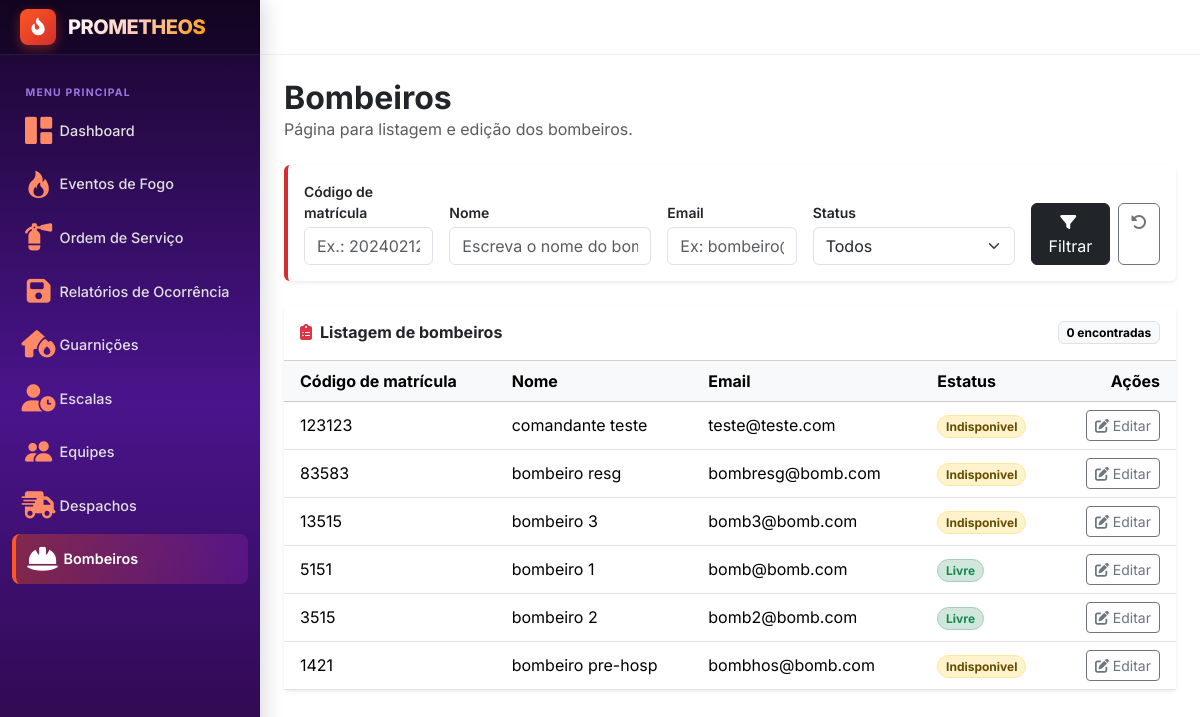
The app's page /bombeiros, older data.
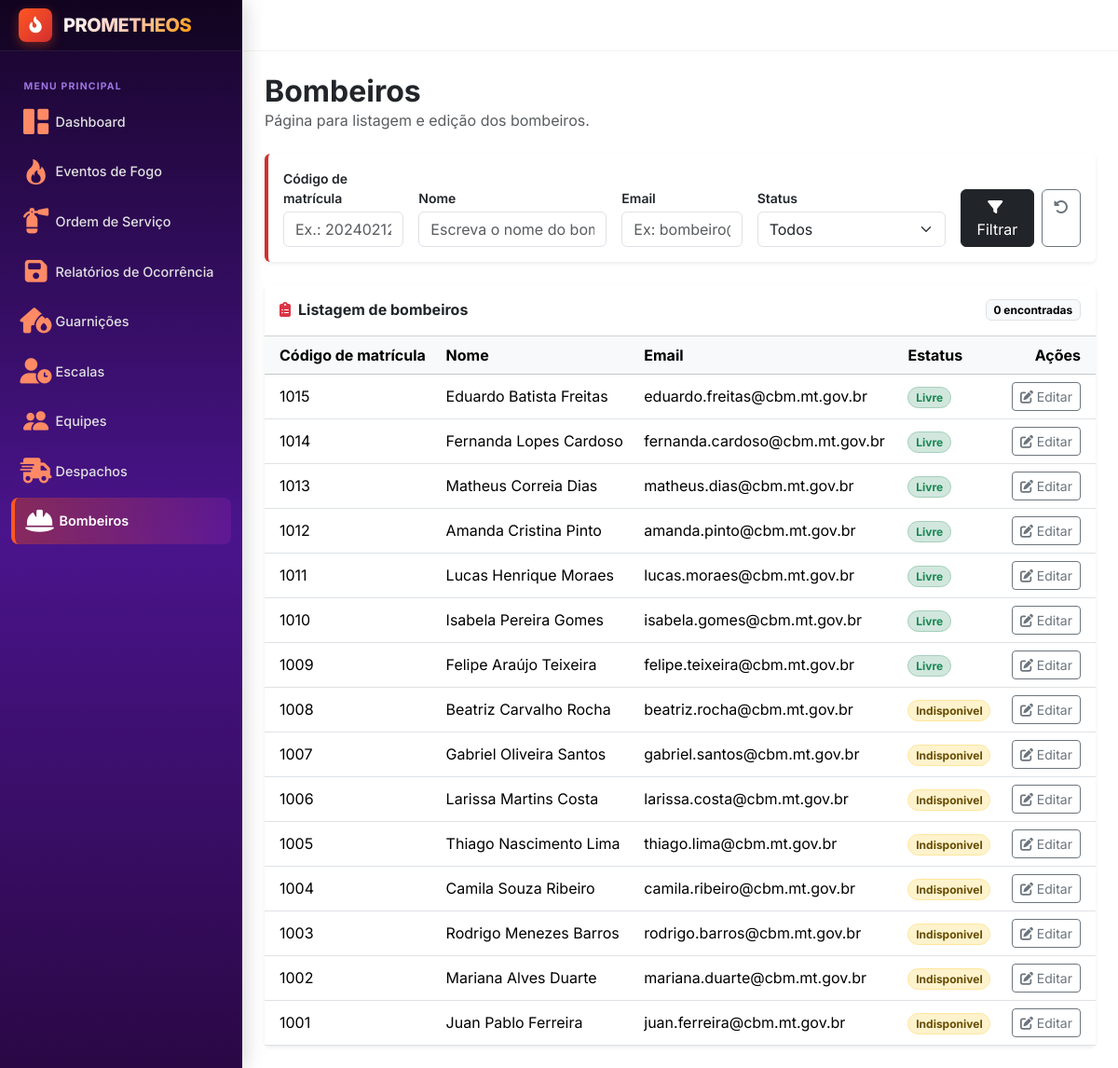
The same page, newer data.
### usuario/models.py (models this page shows, shortened)
class Bombeiro(models.Model):
    id_usuario = models.OneToOneField(Usuario, on_delete=models.CASCADE)
    id_equipe = models.ForeignKey(Equipe, on_delete=models.PROTECT, blank=True, null=True)
    id_escala = models.ForeignKey(Escala, on_delete=models.SET_NULL, null=True, blank=True, related_name="bombeiros")
    matricula = models.IntegerField(primary_key=True)
    estatus = models.CharField(choices=Estatus.choices, default=Estatus.LIVRE)
    proficiencia = models.CharField(choices=Proficiencia.choices, blank=True, null=True, default=None)

class Usuario(models.Model):
    class perfil(models.TextChoices):
        ADMIN = "ADMIN"
        SALA_SITUACAO = "SALA_SITUACAO"
        COMANDO = "COMANDO"
        COMBATENTE = "COMBATENTE"
    id = models.IntegerField(primary_key=True)
    nome = models.CharField(max_length=50)
    email = models.EmailField()
    perfil = models.CharField(choices=perfil.choices)

### usuario/views.py (the view)
# urls.py: path('bombeiros', userViews.bombeiro, name='bombeiro'),
def bombeiro(request):
    bombeiros = Bombeiro.objects.all().order_by("-matricula")
    filtros = {
        "codigo" : request.GET.get("codigo", ""),
        "nome" : request.GET.get("nome", ""),
        "email" : request.GET.get("email", ""),
        "estatus" : request.GET.get("estatus", "")
    }
    if filtros["codigo"]:
        bombeiros = bombeiros.filter(matricula=filtros["codigo"])
    if filtros["nome"]:
        bombeiros = bombeiros.filter(id_usuario__nome=filtros["nome"])
    if filtros["email"]:
        bombeiros = bombeiros.filter(id_usuario__email=filtros["email"])
    if filtros["estatus"]:
        bombeiros = bombeiros.filter(estatus=filtros["estatus"])
    contexto = {
        "bombeiros" : bombeiros,
        "filtros" : filtros,
        "estatus_opcoes" : Bombeiro._meta.get_field("estatus").choices
    }
    return render(request, 'usuarios/bombeiros.html', contexto)

### templates/usuarios/bombeiros.html (shortened to what the changed rows need)
{% extends "layout.html" %}
{% block content %}
<div class="d-flex flex-wrap align-items-start justify-content-between gap-3 mb-4">
    <div>
        <h1 class="h2 fw-bold mb-0">Bombeiros</h1>
    </div>
</div>
<div class="card border-0 shadow-sm">
    <div class="card-header bg-white d-flex align-items-center justify-content-between py-3">
        <h2 class="h6 fw-bold mb-0">
            <i class="fa-solid fa-clipboard-list text-danger me-2"></i>Listagem de bombeiros
        </h2>
    </div>
    <div class="table-responsive">
        <table class="table table-hover align-middle mb-0">
            <thead class="table-light">
                <tr>
                    <th scope="col" class="ps-3">Código de matrícula</th>
                    <th scope="col">Nome</th>
                    <th scope="col">Email</th>
                    <th scope="col">Estatus</th>
                    <th scope="col" class="text-end pe-3">Ações</th>
                </tr>
            </thead>
            <tbody>
                {% for bombeiro in bombeiros %}
                <tr>
                    <td class="ps-3">{{ bombeiro.matricula }}</td>
                    <td>{{ bombeiro.id_usuario.nome }}</td>
                    <td>{{ bombeiro.id_usuario.email }}</td>
                    <td>
                        {% if bombeiro.estatus == "LIVRE" %}
                        <span class="badge bg-success-subtle text-success border border-success-subtle rounded-pill">{{ bombeiro.get_estatus_display }}</span>
                        {% elif bombeiro.estatus == "INDISPONIVEL" %}
                        <span class="badge bg-warning-subtle text-warning-emphasis border border-warning-subtle rounded-pill">{{ bombeiro.get_estatus_display }}</span>
                        {% else %}
                        <span class="badge bg-secondary-subtle text-secondary border border-secondary-subtle rounded-pill">{{ bombeiro.get_estatus_display|default:bombeiro.estatus }}</span>
                        {% endif %}
                    </td>
                    <td class="text-end pe-3 text-nowrap">
                        <a href="{% url 'editaBombeiro' bombeiro.matricula %}" class="btn btn-sm btn-outline-secondary"
                           title="Editar" aria-label="Editar OS {{ relatorio.id }}">
                            <i class="fa-solid fa-pen-to-square"></i> Editar
                    </td>
                </tr>
                {% endfor %}
            </tbody>
        </table>
    </div>
</div>
{% endblock %}

Row changes from the older to the newer data that the page shows:
removed Bombeiro: matricula "123123", id_usuario.nome "comandante teste", id_usuario.email "teste@teste.com", estatus "Indisponivel"
removed Bombeiro: matricula "83583", id_usuario.nome "bombeiro resg", id_usuario.email "bombresg@bomb.com", estatus "Indisponivel"
removed Bombeiro: matricula "13515", id_usuario.nome "bombeiro 3", id_usuario.email "bomb3@bomb.com", estatus "Indisponivel"
removed Bombeiro: matricula "5151", id_usuario.nome "bombeiro 1", id_usuario.email "bomb@bomb.com", estatus "Livre"
removed Bombeiro: matricula "3515", id_usuario.nome "bombeiro 2", id_usuario.email "bomb2@bomb.com", estatus "Livre"
removed Bombeiro: matricula "1421", id_usuario.nome "bombeiro pre-hosp", id_usuario.email "bombhos@bomb.com", estatus "Indisponivel"
added Bombeiro: matricula "1015", id_usuario.nome "Eduardo Batista Freitas", id_usuario.email "eduardo.freitas@cbm.mt.gov.br", estatus "Livre"
added Bombeiro: matricula "1014", id_usuario.nome "Fernanda Lopes Cardoso", id_usuario.email "fernanda.cardoso@cbm.mt.gov.br", estatus "Livre"
added Bombeiro: matricula "1013", id_usuario.nome "Matheus Correia Dias", id_usuario.email "matheus.dias@cbm.mt.gov.br", estatus "Livre"
added Bombeiro: matricula "1012", id_usuario.nome "Amanda Cristina Pinto", id_usuario.email "amanda.pinto@cbm.mt.gov.br", estatus "Livre"
added Bombeiro: matricula "1011", id_usuario.nome "Lucas Henrique Moraes", id_usuario.email "lucas.moraes@cbm.mt.gov.br", estatus "Livre"
added Bombeiro: matricula "1010", id_usuario.nome "Isabela Pereira Gomes", id_usuario.email "isabela.gomes@cbm.mt.gov.br", estatus "Livre"
added Bombeiro: matricula "1009", id_usuario.nome "Felipe Araújo Teixeira", id_usuario.email "felipe.teixeira@cbm.mt.gov.br", estatus "Livre"
added Bombeiro: matricula "1008", id_usuario.nome "Beatriz Carvalho Rocha", id_usuario.email "beatriz.rocha@cbm.mt.gov.br", estatus "Indisponivel"
added Bombeiro: matricula "1007", id_usuario.nome "Gabriel Oliveira Santos", id_usuario.email "gabriel.santos@cbm.mt.gov.br", estatus "Indisponivel"
added Bombeiro: matricula "1006", id_usuario.nome "Larissa Martins Costa", id_usuario.email "larissa.costa@cbm.mt.gov.br", estatus "Indisponivel"
added Bombeiro: matricula "1005", id_usuario.nome "Thiago Nascimento Lima", id_usuario.email "thiago.lima@cbm.mt.gov.br", estatus "Indisponivel"
added Bombeiro: matricula "1004", id_usuario.nome "Camila Souza Ribeiro", id_usuario.email "camila.ribeiro@cbm.mt.gov.br", estatus "Indisponivel"
added Bombeiro: matricula "1003", id_usuario.nome "Rodrigo Menezes Barros", id_usuario.email "rodrigo.barros@cbm.mt.gov.br", estatus "Indisponivel"
added Bombeiro: matricula "1002", id_usuario.nome "Mariana Alves Duarte", id_usuario.email "mariana.duarte@cbm.mt.gov.br", estatus "Indisponivel"
added Bombeiro: matricula "1001", id_usuario.nome "Juan Pablo Ferreira", id_usuario.email "juan.ferreira@cbm.mt.gov.br", estatus "Indisponivel"
